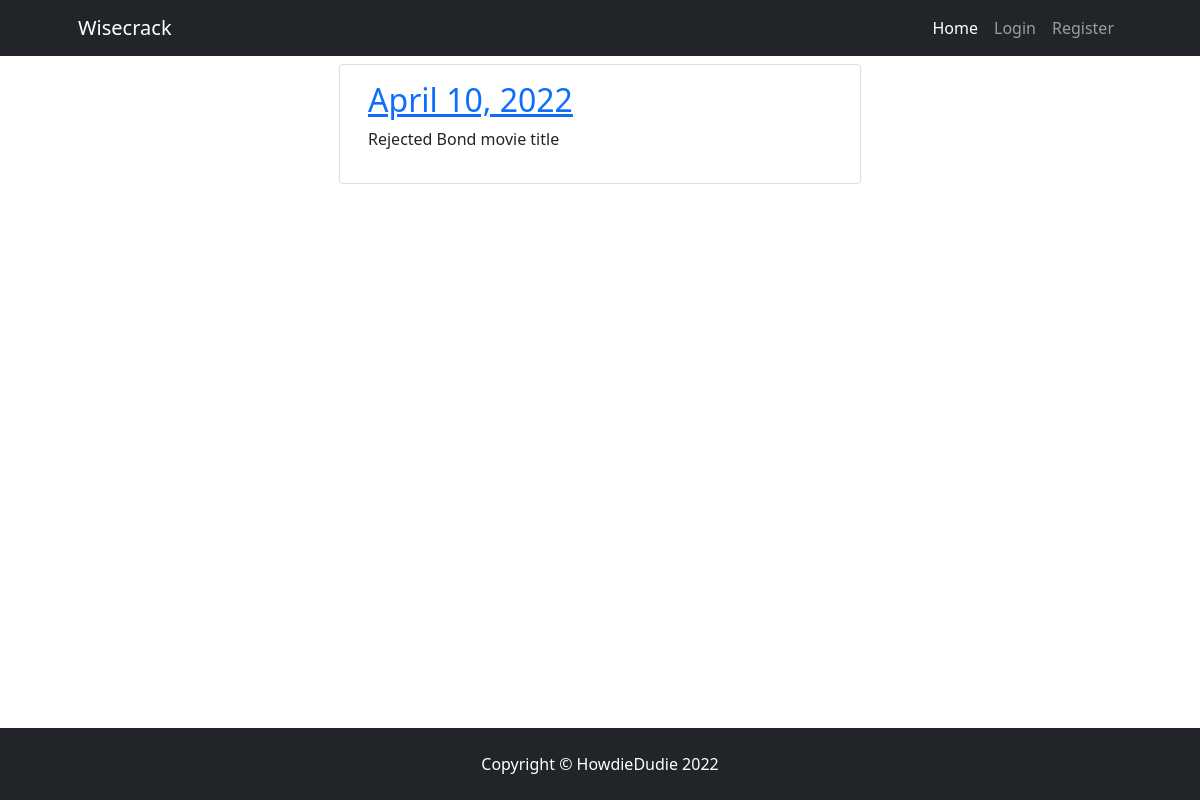
Before: / with the older database file.
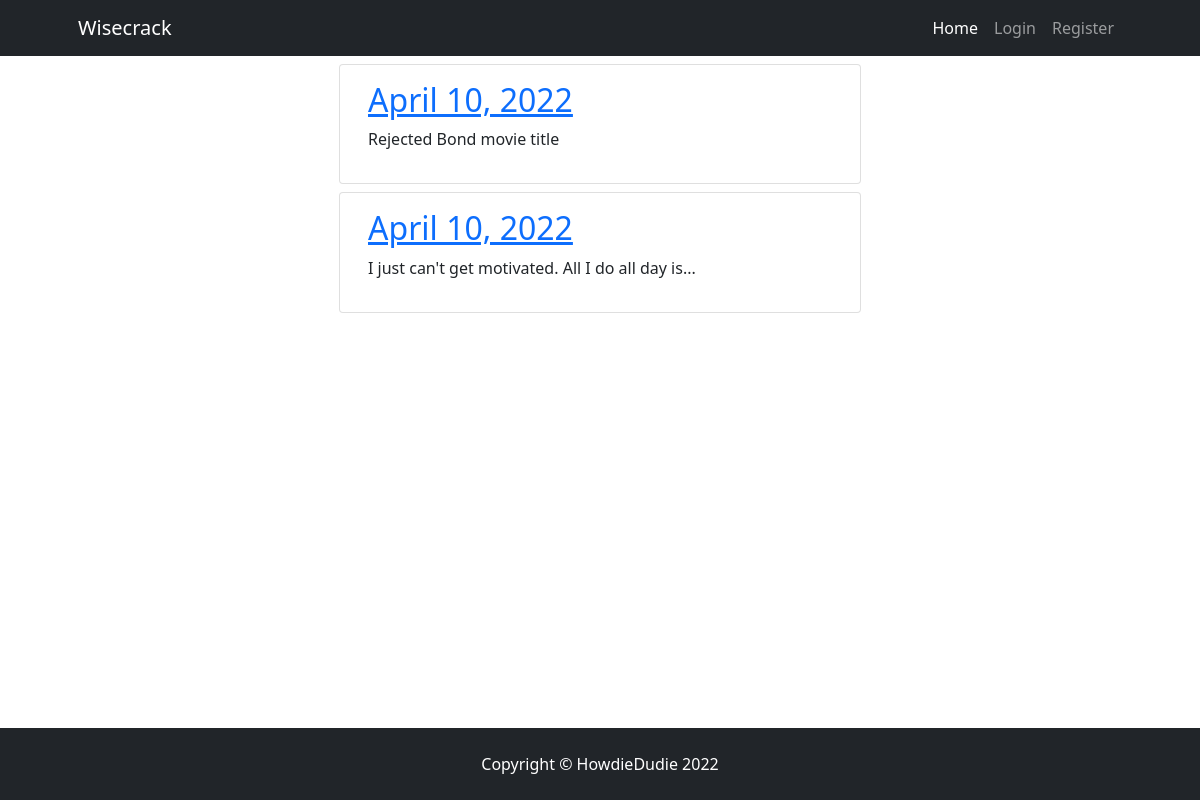
After: the same page with the newer database file.
### wisecrack/models.py (models this page shows, shortened)
class Prompt(models.Model):
    date = models.DateField(auto_now=True)
    prompt = models.TextField(
        max_length=300, null=False, blank=False,
        unique=True, default="What's the crack?")
    slug = models.SlugField(max_length=200, unique=True)
    subs_list = models.ManyToManyField(
        User, related_name='prompt_sub', blank=True)

### wisecrack/views.py (the view)
# urls.py: path('', views.PromptList.as_view(), name='home'),
class PromptList(generic.ListView):
    model = Prompt
    queryset = Prompt.objects.order_by('-date')
    template_name = 'prompt_list.html'

### wisecrack/templates/prompt_list.html
{% extends "base.html" %}
{% block content %}
    <div class="container-fluid">
        <div class="row">
            <div class="col-12">
                <div class="row">
                    {% for prompt in prompt_list %}
                        <div class="card col-lg-6 col-sm-12 offset-lg-3 mt-2">
                            <div class="card-body">
                                <h2><a href="{% url 'prompt_detail' prompt.slug prompt.pk %}">{{ prompt.date }}</a></h2>
                                <p>{{ prompt.prompt }}</p>
                            </div>
                        </div>
                    {% endfor %}
                </div>
            </div>
        </div>
    </div>
{% endblock content %}

Changed rows visible on the page:
added Prompt: date "April 10, 2022", prompt "I just can't get motivated. All I do all day is..."
